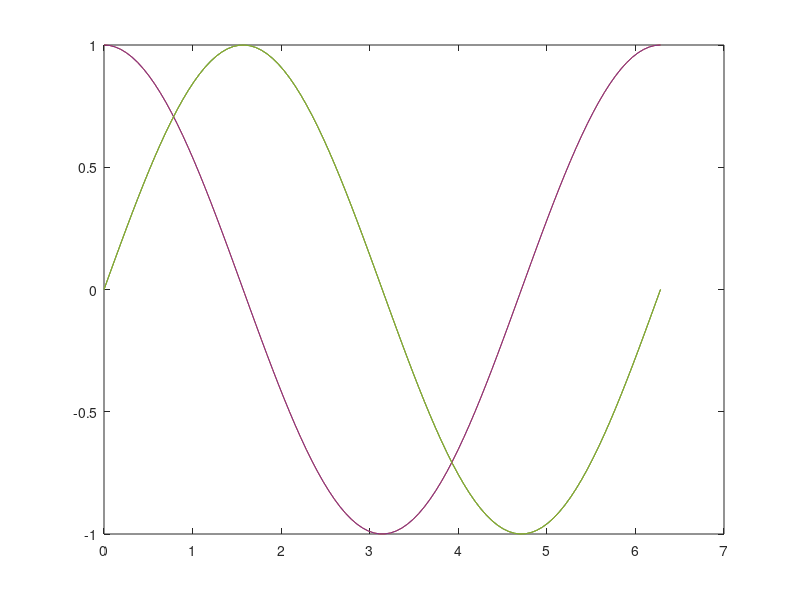
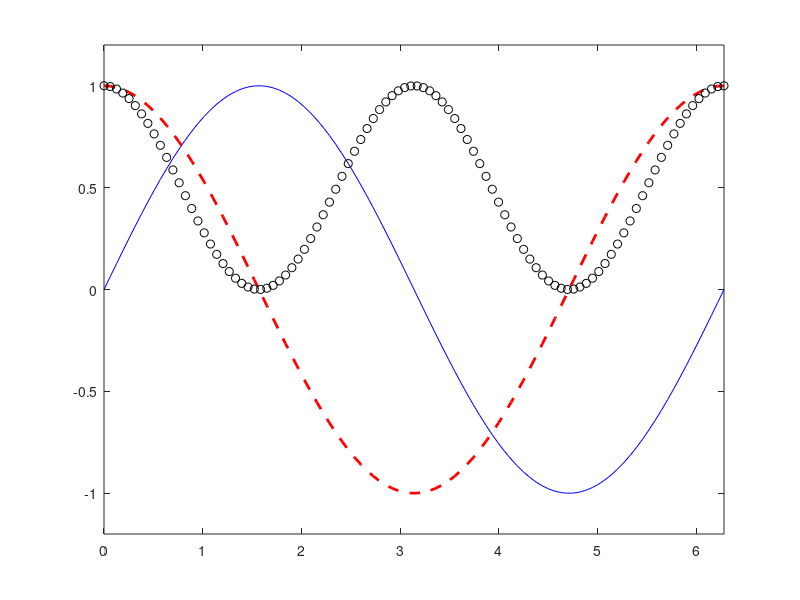

Recreate these plots in MATLAB, in order. (Note: this script raises an error after producing the figures.)
% graphics quickstart
% 1/30/16 jaf

%%
% Create some data for plotting.
x = linspace(0,2*pi,100);
ysin = sin(x);
ycos = cos(x);

%%
% Plot the data. Note that the plot command opens a new figure. Note that 
% successive plot commands replace the data in the figure.
plot(x,ysin);
plot(x,ycos);

% "close" will close the current figure
% close


%%
% If you want one graph with two or more curves use "hold on" between 
% the plot commands
plot(x,ysin);
hold on
plot(x,ycos);

% or

plot(x,ysin,x,ycos);

% "close all" will close all figures
% close all


%%
% If you want two graphs, "figure;" will create a new figure so the new
% data doesn't replace the old. Using the syntax handle = plot(...)
% assigns the figure a handle that can be used for reference (for example
% closing the figure with "figure(handle)".
figure1 = plot(x,ysin);
figure;
figure2 = plot(x,ycos);

% close(figure1);
% close(figure2);


%%
% All the properties of the graph can be changed. Some properties can be
% specified in the "plot" command. Some can be set with dedicated commands 
% like "axis" and "title", many others can be queried and changed by
% editing the structure provided by the "gca" command. See "plot", "gca",
% "gcf" for more info.
plot(x,ysin,'b-');
hold on;
plot(x,ycos,'r--','LineWidth',2);
plot(x,ycos.^2,'ko');
axis([0,2*pi,-1.2,1.2]);
ax = gca;
ax.FontSize = 16;
ax.XTick = round(linspace(0,2*pi,5),2);
title('plotting demo');
xlabel('x values')
ylabel('calculated values');
legend('sine','cosine','cosine^2','Location','SouthEast');

%%
% Matlab also has many tools for creating and manipluating 3D+ graphs.
x=linspace(-3,3);
y=x;
[X,Y]=meshgrid(x,y);
Z=exp(-(X.^2+Y.^2));
surf(X,Y,Z);
shading faceted
axis([-3 3 -3 3 0 1]);

%%
% change the shading
shading interp

%%
% change the colormap
colormap hot

%%
% change the view
view(45,45);

%%
% change the view to overhead and set the axes equal and off
% useful for creating "image" views to complement 3D graphs
view(0,90);
axis('image');
axis('off');



%%
% There are /many/ different kinds of graphics tools in Matlab. For more
% info type
demo matlab


